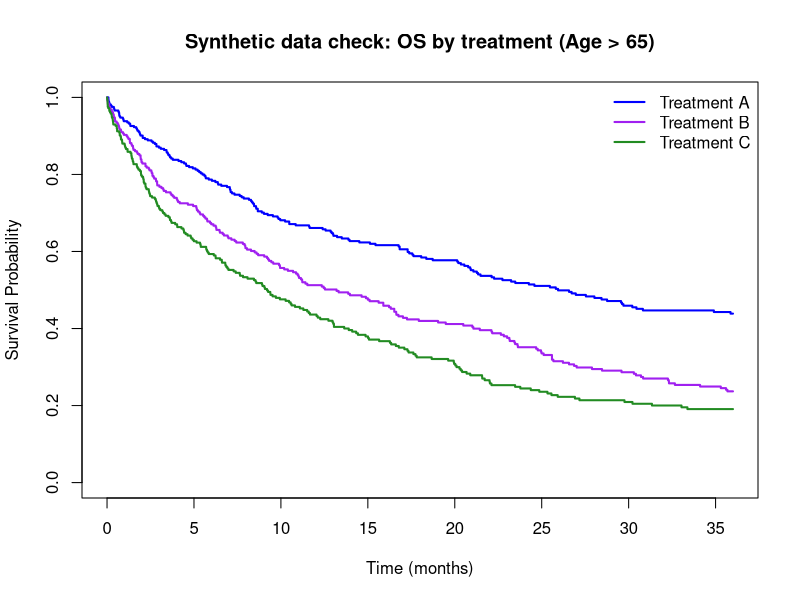

Reproduce this figure in R.
# ============================================================
# 合成临床数据生成脚本 (Synthetic Clinical Survival Data)
# 用途: AI-Powered Clinical Data Explorer 演示数据
# 仅使用 base R;最后的验证部分需要 survival 包(可选)
# ============================================================

set.seed(2026)

# ---------- 1. 参数 ----------
n <- 1248                      # 患者数
follow_up_max <- 36            # 最长随访(月),行政删失
dropout_rate  <- 0.008         # 随机失访速率(每月)
weib_shape    <- 0.8           # <1: 风险随时间下降,曲线后期趋平
baseline_lam  <- 0.037         # 基线尺度(调大 => 整体生存更差)
add_missing   <- TRUE          # 是否给 pdl1 加少量缺失,用来测试数据校验

# ---------- 2. 基线特征 ----------
patient_id <- sprintf("P%04d", seq_len(n))

# 年龄: 大部分在 65 岁以上,截断在 40-90
age <- round(pmin(pmax(rnorm(n, mean = 70, sd = 8), 40), 90))

sex <- sample(c("Female", "Male"), n, replace = TRUE, prob = c(0.52, 0.48))

# 分期 I-IV
stage <- sample(c("I", "II", "III", "IV"), n, replace = TRUE,
                prob = c(0.10, 0.30, 0.38, 0.22))

# ECOG 0-2,年龄越大越容易 ECOG 高(轻度相关)
p_ecog2 <- plogis(-2.2 + 0.04 * (age - 70))
p_ecog1 <- plogis(-0.2 + 0.03 * (age - 70)) * (1 - p_ecog2)
p_ecog0 <- 1 - p_ecog1 - p_ecog2
ecog <- vapply(seq_len(n), function(i)
  sample(0:2, 1, prob = c(p_ecog0[i], p_ecog1[i], p_ecog2[i])), integer(1))

# 治疗分组(比例对应截图: 36.2% / 32.7% / 31.1%)
treatment <- sample(c("A", "B", "C"), n, replace = TRUE,
                    prob = c(0.362, 0.327, 0.311))
treatment <- paste("Treatment", treatment)

# PD-L1 生物标志物
pdl1 <- sample(c("Positive", "Negative"), n, replace = TRUE, prob = c(0.45, 0.55))

# 入组日期(用于 Trend Over Time 图)
enroll_date <- as.Date("2018-01-01") + sample(0:(365 * 5 + 180), n, replace = TRUE)

# ---------- 3. 生存时间(Weibull 比例风险模型) ----------
# 线性预测子 = log HR,治疗效应为 A < B < C(A 最好)
lp <- 0 +
  c("Treatment A" = 0, "Treatment B" = 0.40, "Treatment C" = 0.85)[treatment] +
  0.15 * (age - 70) / 10 +
  c("I" = -0.60, "II" = 0, "III" = 0.45, "IV" = 0.90)[stage] +
  0.30 * ecog +
  ifelse(pdl1 == "Positive", -0.30, 0) +
  ifelse(sex == "Female", -0.10, 0)
lp <- as.numeric(lp)

# 逆变换抽样: T = ( -log(U) / (lambda * exp(lp)) )^(1/shape)
u <- runif(n)
event_time <- (-log(u) / (baseline_lam * exp(lp)))^(1 / weib_shape)

# 删失: 随机失访 + 行政删失(36 个月)
dropout_time  <- rexp(n, rate = dropout_rate)
censor_time   <- pmin(dropout_time, follow_up_max)

time_months <- pmin(event_time, censor_time)
event       <- as.integer(event_time <= censor_time)
time_months <- round(time_months, 2)

# ---------- 4. 组装数据框 ----------
df <- data.frame(
  patient_id  = patient_id,
  age         = age,
  sex         = sex,
  stage       = stage,
  ecog        = ecog,
  treatment   = treatment,
  pdl1        = pdl1,
  enroll_date = enroll_date,
  time_months = time_months,
  event       = event,
  stringsAsFactors = FALSE
)

# 少量缺失(约 3% 的 pdl1)
if (add_missing) {
  miss_idx <- sample(n, round(0.03 * n))
  df$pdl1[miss_idx] <- NA
}

# ---------- 5. 保存 ----------
dir.create("C:/Users/caiwei/Desktop/hackthon",
           showWarnings = FALSE,
           recursive = TRUE)

write.csv(
  df,
  "C:/Users/caiwei/Desktop/hackthon/synthetic_clinical.csv",
  row.names = FALSE,
  na = ""
)

cat("已保存: C:/Users/caiwei/Desktop/hackthon/synthetic_clinical.csv (",
    nrow(df), "行 )\n")

# ---------- 6. 快速验证 ----------
cat("\n--- 治疗组人数 ---\n")
print(table(df$treatment))
print(round(prop.table(table(df$treatment)) * 100, 1))

cat("\n--- 年龄 > 65 的队列 ---\n")
sub <- subset(df, age > 65)
cat("人数:", nrow(sub), " 年龄中位数:", median(sub$age),
    " 女性占比:", round(mean(sub$sex == "Female") * 100, 1), "%\n")

cat("\n--- 事件率 ---\n")
print(round(tapply(df$event, df$treatment, mean), 3))

if (requireNamespace("survival", quietly = TRUE)) {
  library(survival)
  fit <- survfit(Surv(time_months, event) ~ treatment, data = sub)
  cat("\n--- 36 个月生存概率(age > 65)---\n")
  print(summary(fit, times = 36, extend = TRUE)$surv)
  lr <- survdiff(Surv(time_months, event) ~ treatment, data = sub)
  p  <- 1 - pchisq(lr$chisq, df = length(lr$n) - 1)
  cat("\nLog-rank p =", format.pval(p, digits = 3), "\n")
  
  # 画一张 KM 图确认形状
  plot(fit, col = c("blue", "purple", "forestgreen"), lwd = 2,
       xlab = "Time (months)", ylab = "Survival Probability",
       main = "Synthetic data check: OS by treatment (Age > 65)")
  legend("topright", legend = levels(factor(sub$treatment)),
         col = c("blue", "purple", "forestgreen"), lwd = 2, bty = "n")
} else {
  cat("\n(安装 survival 包可查看 KM 验证: install.packages('survival'))\n")
}
